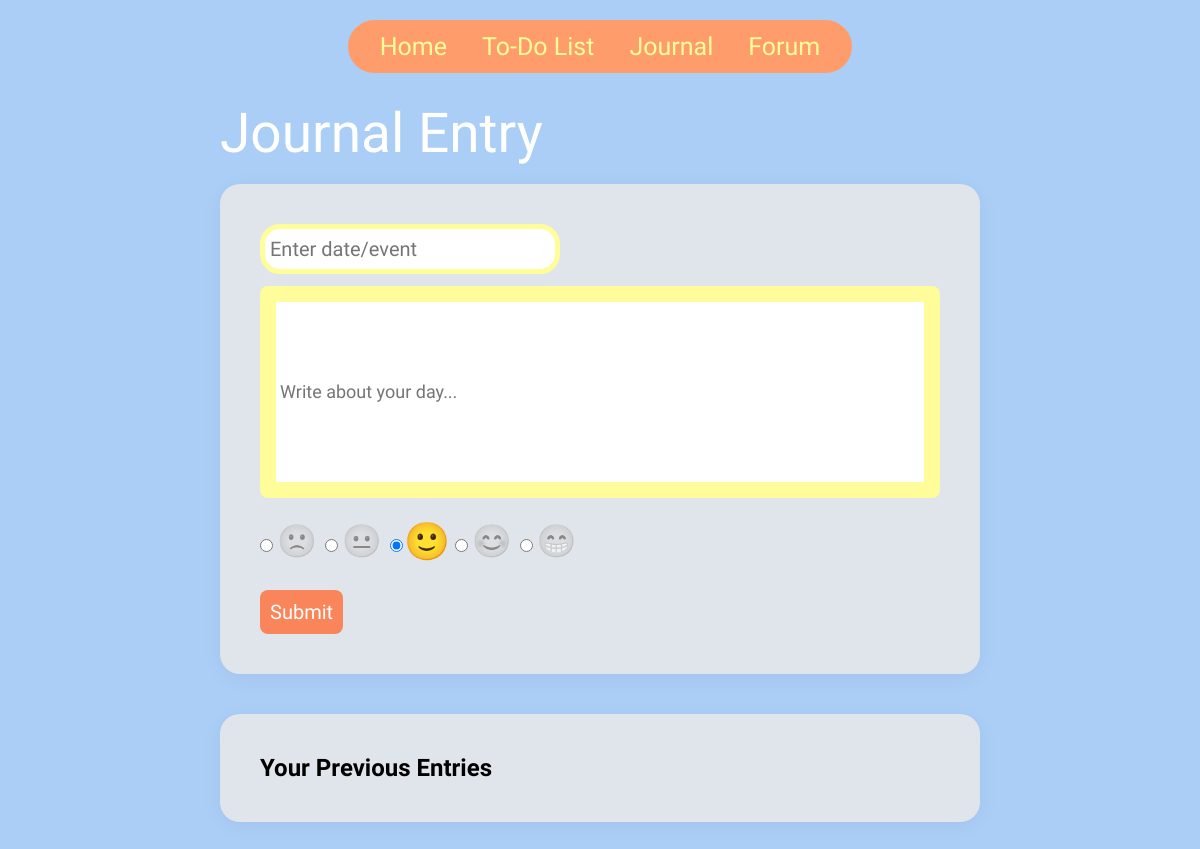
Before: /journal/1 with the older database file.
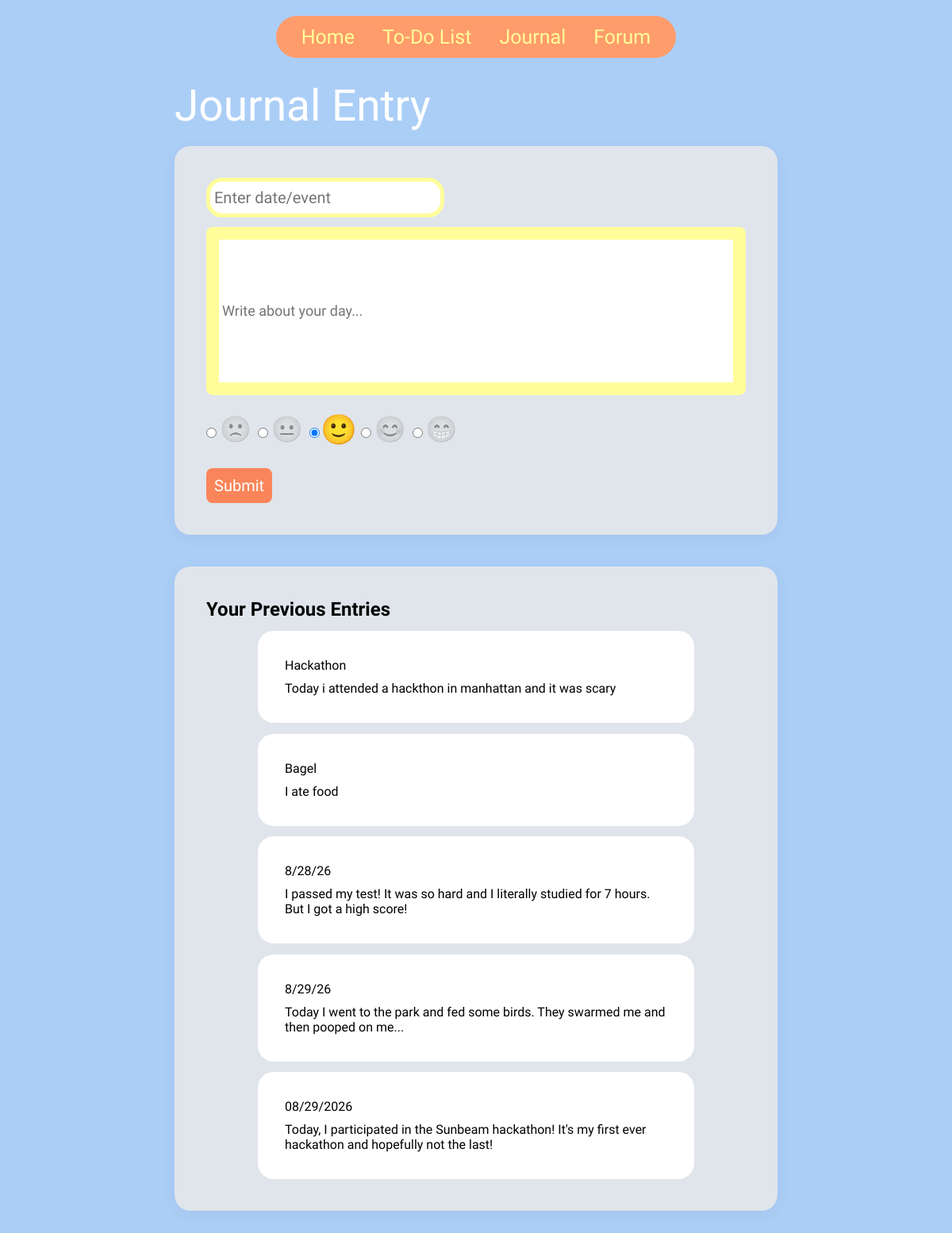
After: the same page with the newer database file.
### perfectDay/models.py (models this page shows)
class journalentry(models.Model):
    authorid = models.SmallIntegerField()
    event = models.CharField()
    text= models.CharField()
    rating = models.CharField()

### perfectDay/views.py (the view)
# urls.py: path('journal/<int:userID>', views.journal, name='journal'),
def journal(request, userID):
    yourjournal = journalentry.objects.filter(authorid=userID)
    if request.method == "POST":
        event= request.POST.get("date-event-input")
        text = request.POST.get("journal-text-area")
        rating = request.POST.get("day-rating")
        new = journalentry(authorid = userID, event = event, text = text, rating = rating)
        new.save()
    data = {"ID": userID,
            'journals': yourjournal}
    template = loader.get_template('journal.html')
    return HttpResponse(template.render(request=request, context= data))

### perfectDay/templates/journal.html (shortened to what this page needs)
<!DOCTYPE html>
<html lang="en">
{% load static %}
<head>
    <link href="https://googleapis.com" rel="stylesheet">
    <link rel="stylesheet" href="{% static 'css/journal.css' %}">
</head>
<body>
  {% include 'nav.html' %}
  <div class="journal-container">
    <h1 class="journal-page-title">Journal Entry</h1>
    <div class="journal-card">
      <form method="POST">
        <input type="text" class="date-event-input" name="date-event-input" placeholder="Enter date/event">
        <div class="textarea-wrapper">
            <input type="textarea" class="journal-text-area" name="journal-text-area" contenteditable="true" placeholder="Write about your day..."></input>
        </div>
        <div class="form-footer">
          <div class="face-rating-group">
            <label class="smiley-radio">
              <input type="radio" name="day-rating" value="1">
              <span class="face">🙁</span>
            </label>
            <label class="smiley-radio">
              <input type="radio" name="day-rating" value="2">
              <span class="face">😐</span>
            </label>
            <label class="smiley-radio">
              <input type="radio" name="day-rating" value="3" checked>
              <span class="face">🙂</span>
            </label>
            <label class="smiley-radio">
              <input type="radio" name="day-rating" value="4">
              <span class="face">😊</span>
            </label>
            <label class="smiley-radio">
              <input type="radio" name="day-rating" value="5">
              <span class="face">😁</span>
            </label>
          </div>
        </div>
        <button type="submit" class="submit-btn">Submit</button>
      </form>
    </div>
    <div class="journal-card">
      <h2 class="journal-card-title">Your Previous Entries</h2>
      <div class="previous-entries">
        <div id="reviewsDisplayContainer">
        {% for journal in journals %}
        <div class="oldBox">
          <p id="eventP">{{journal.event}}</p>
          <p>{{journal.text}}</p>
        </div>
        {% endfor %}
      </div>
  </div>
</body>
</html>

### perfectDay/templates/nav.html (shortened to what this page needs)
{% load static %}
<link rel="stylesheet" href="{% static 'css/nav.css' %}">
<div class="nav-container">
    <nav class="navbar">
        <ul class="nav-links">
            <li><a href="{% url 'homePage' ID %}">Home</a></li>
            <li><a href="{% url 'todo' ID %}">To-Do List</a></li>
            <li><a href="{% url 'journal' ID %}">Journal</a></li>
            <li><a href="{% url 'forum' ID %}">Forum</a></li>
        </ul>
    </nav>
</div>

### perfectDay/static/css/journal.css (style rules this page uses)
* { margin: 0; padding: 0; box-sizing: border-box; }
:root { --Background-Color: #76afc8; --Yellow-Color: #fffd9a; --Blue-Text-Color: #213270; --Outline-Color: #faa9e6; --Orange-Color: #fcae7b; --Peach-Color: #FFDE96; --Coral-Color: #FA855A; --Teal-Color: rgb(12, 0, 99); --Light-Blue-Color: #eaf3ff; --White: #ffffff; }
body { background-color: rgb(171, 206, 247); overflow-x: hidden; overflow-y: auto; position: relative; }
html { width: 100%; }
.journal-container { max-width: 800px; margin: 10px auto 40px auto; padding: 0 20px; font-family: "Comfortaa", sans-serif; display: flex; flex-direction: column; }
.journal-page-title { color: white; font-family: "Bungee", sans-serif; font-weight: 200; font-size:55px; font-style: normal; margin: 0; line-height: 1.1; }
.journal-card { background-color: #e0e5eb; padding: 40px; border-radius: 20px; box-shadow: 0px 4px 20px rgba(0, 0, 0, 0.05); margin-top: 20px; margin-bottom: 20px; }
.date-event-input { width: 300px; height: 50px; background: #ffffff; border-radius: 20px; border: 5px solid var(--Yellow-Color); padding: 5px; font-family: 'Comfortaa', sans-serif; font-size: 20px; margin-bottom: 12px; }
.textarea-wrapper { border: 0px solid black; background-color: var(--Yellow-Color); padding: 16px; border-radius: 8px; margin-bottom: 24px; width: 100%; }
.journal-text-area { width: 100%; min-height: 180px; max-height: 300px; overflow-y: auto; outline: none; border: none; padding: 8px 4px; font-size: 18px; font-family: 'Comfortaa', sans-serif; color: black; text-align: left; }
.journal-text-area:empty::before { content: attr(placeholder); color: rgba(33, 50, 112, 0.5); cursor: text; }
.form-footer { display: flex; justify-content: space-between; align-items: center; }
.face-rating-group { display: flex; gap: 8px; }
.smiley-radio { cursor: pointer; }
.smiley-radio .face { font-size: 32px; display: inline-block; filter: grayscale(100%); opacity: 0.5; transition: all 0.2s ease-in-out; }
.smiley-radio:hover .face, .smiley-radio input:checked + .face { filter: grayscale(0%); opacity: 1; transform: scale(1.15); }
.submit-btn { background: var(--Coral-Color); border: none; border-radius: 8px; font-size: 20px; color: var(--White); cursor: pointer; font-family: "Bungee", sans-serif; transition: color 0.2s; padding: 10px 10px; margin-top: 30px; }
.oldBox { position: relative; width: 550px; height: auto; background: white; border-radius: 20px; padding: 5%; margin: auto; margin-top: 2%; align-items: left; display: flex; flex-direction: column; row-gap: 10px; }
#eventP { font-size: 25 !important; }

### perfectDay/static/css/nav.css (style rules this page uses)
:root { --Background-Color: #76afc8; --Yellow-Color: #fffd9a; --Blue-Text-Color: #213270; --Nav-Color: #ff9864; --Nav-Color: #ff9c6b; --Orange-Color: #fcae7b; --Peach-Color: #FFDE96; --Coral-Color: #FA855A; --Teal-Color: #578088; --Light-Blue-Color: #eaf3ff; --White: #ffffff; }
.nav-container { width: 100%; max-width: 1100px; margin: 0 auto; padding: 0 40px; display: flex; justify-content: center; }
.navbar { display: flex; justify-content: center; align-items: center; padding: 30px 0px; background-color: transparent; padding: 12px 32px; background-color: var(--Nav-Color); border-radius: 50px; font-family: 'Spicy Rice', sans-serif; color: #fffd9a; text-decoration: none; font-weight: normal; display: inline-flex; margin: 20px auto; }
.nav-links { display: flex; list-style: none; gap: 35px; font-family: "Spicy Rice", sans-serif !important; color: var(--Yellow-Color); }
.nav-links a { text-decoration: none; color: var(--Yellow-Color); font-size: 25px; }

Changed rows visible on the page:
added journalentry: event "Hackathon", text "Today i attended a hackthon in manhattan and it was scary"
added journalentry: event "Bagel", text "I ate food"
added journalentry: event "8/28/26", text "I passed my test! It was so hard and I literally studied for 7 hours. But I got a high score!"
added journalentry: event "8/29/26", text "Today I went to the park and fed some birds. They swarmed me and then pooped on me..."
added journalentry: event "08/29/2026", text "Today, I participated in the Sunbeam hackathon! It's my first ever hackathon and hopefully not the last!"
